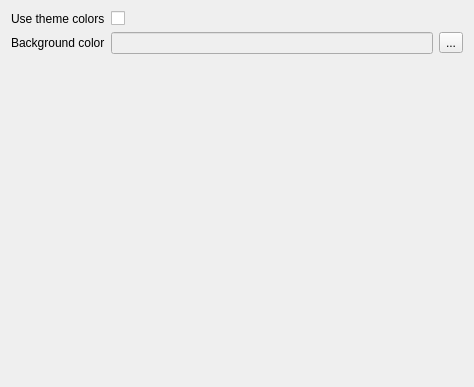
<?xml version="1.0" encoding="UTF-8"?>
<ui version="4.0">
 <class>AppBarSettingsForm</class>
 <widget class="QWidget" name="AppBarSettingsForm">
  <property name="geometry">
   <rect>
    <x>0</x>
    <y>0</y>
    <width>474</width>
    <height>387</height>
   </rect>
  </property>
  <property name="windowTitle">
   <string>Form</string>
  </property>
  <layout class="QGridLayout" name="gridLayout">
   <item row="0" column="0">
    <layout class="QFormLayout" name="formLayout">
     <item row="0" column="0">
      <widget class="QLabel" name="useThemeColorsLabel">
       <property name="text">
        <string>Use theme colors</string>
       </property>
      </widget>
     </item>
     <item row="0" column="1">
      <widget class="QCheckBox" name="useThemeColorsCheckBox"/>
     </item>
     <item row="1" column="0">
      <widget class="QLabel" name="backgroundColorLabel">
       <property name="text">
        <string>Background color</string>
       </property>
      </widget>
     </item>
     <item row="1" column="1">
      <layout class="QHBoxLayout" name="horizontalLayout_5">
       <item>
        <widget class="QLineEdit" name="backgroundColorLineEdit">
         <property name="enabled">
          <bool>false</bool>
         </property>
        </widget>
       </item>
       <item>
        <widget class="QToolButton" name="backgroundColorToolButton">
         <property name="text">
          <string>...</string>
         </property>
        </widget>
       </item>
      </layout>
     </item>
    </layout>
   </item>
  </layout>
 </widget>
 <resources/>
 <connections/>
</ui>
